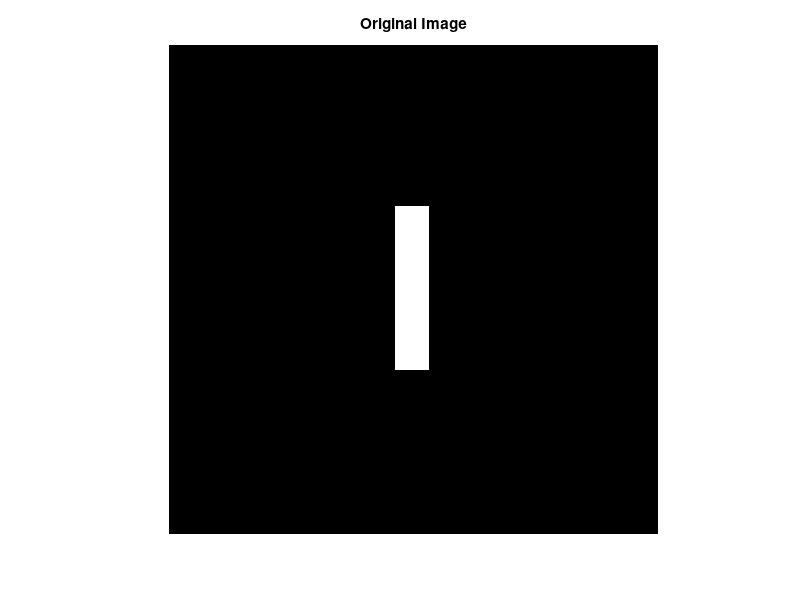
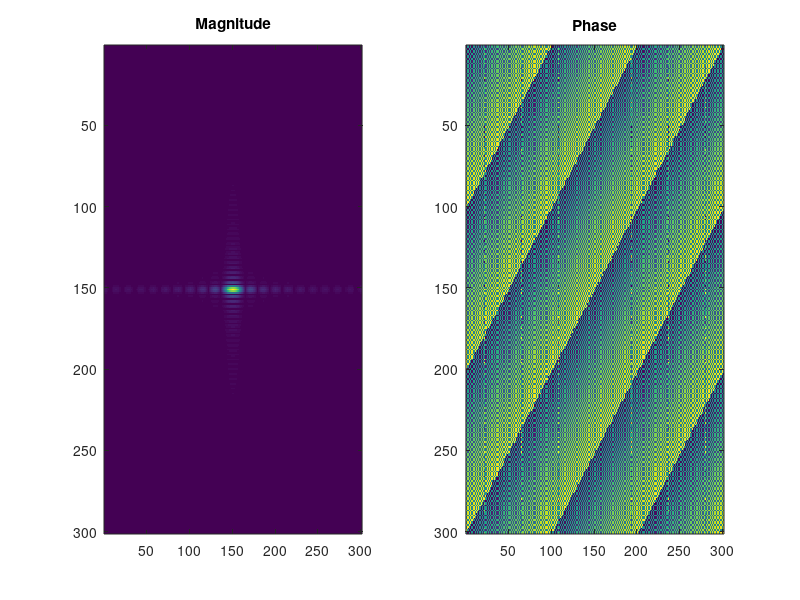
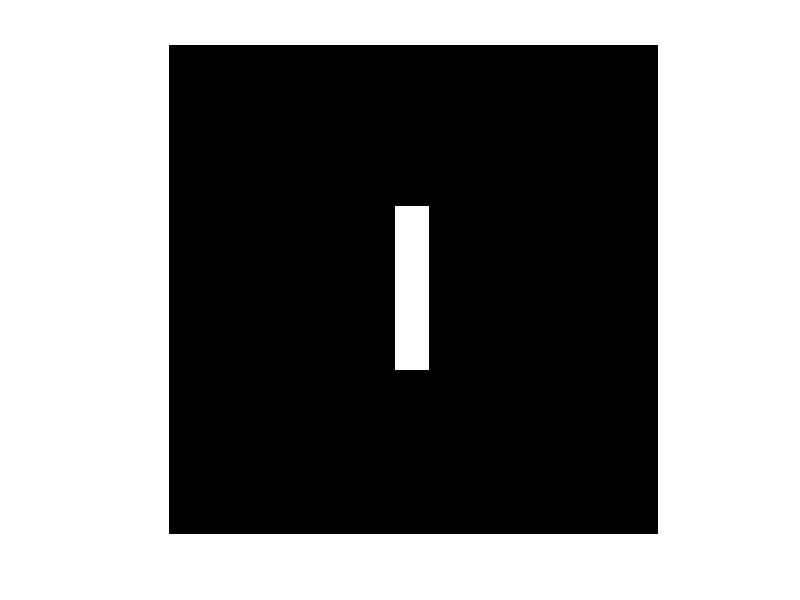
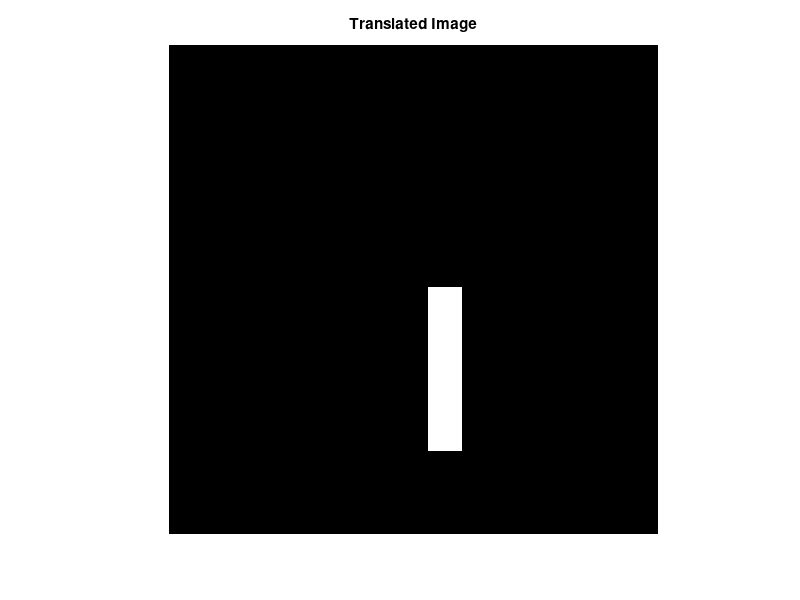

MATLAB code for these plots, in order: (Note: this script raises an error after producing the figures.)
%%Lab 5  - Omair Khalid - VIBOT

%1.1 - Creating a synthetic image

img = zeros(301,301);
img(100:200, 140:160) = 255;
figure;
imshow(img);
title('Original Image')

%1.2 - Computing FFT

imgFreq = fftshift(fft2(img));
figure;

subplot(121); imagesc(abs(imgFreq)); colormap('default'); title('Magnitude')
subplot(122); imagesc(angle(imgFreq)/pi*180); colormap('default'); title('Phase')

%1.3 - Computing FFT after translating and rotating

img = zeros(301,301);
img(100:200, 140:160) = 255;
figure;
imshow(img);

%Translated Image
imgTrans = zeros(301,301);
imgTrans(150:250, 160:180) = 255;
figure;
imshow(imgTrans);
title('Translated Image')


imgFreqT = fftshift(fft2(imgTrans));
figure;
subplot(121); imagesc(abs(imgFreqT)); colormap('default'); title('Magnitude')
subplot(122); imagesc(angle(imgFreqT)/pi*180); colormap('default'); title('Phase')



%Rotated Image
imgRot = imrotate(img, 45)

figure;
imshow(imgRot);
title('Rotated Image')

imgFreqR = fftshift(fft2(imgRot));
figure;
subplot(121); imagesc(abs(imgFreqR)); colormap('default'); title('Magnitude')
subplot(122); imagesc(angle(imgFreqR)/pi*180); colormap('default'); title('Phase')



%Two Vert Rect Image


img2 = zeros(301,301);
img2(20:120, 140:160) = 255;
img2(180:280, 140:160) = 255;

figure;

imshow(img2); 
title('Two Vert Rect Image')
imgFreq2 = fftshift(fft2(img2));
figure; title('Freq Response of Two Vert Rect Image')
subplot(121); imagesc(abs(imgFreq2)); colormap('default'); title('Magnitude')
subplot(122); imagesc(angle(imgFreq2)/pi*180); colormap('default'); title('Phase')

 
% % %Thin Rect Image


img3 = zeros(301,301);
img3(100:200, 145:155) = 255;
figure;
imshow(img3);title('Thin Rect Image')

imgFreqth = fftshift(fft2(img3));
figure; 
subplot(121); imagesc(abs(imgFreqth)); colormap('default'); title('Magnitude')
subplot(122); imagesc(angle(imgFreqth)/pi*180); colormap('default');
title('Phase')
% 

%Comparing Original Image and Translated Image: Translation effects
%Magnitude, not the Phase 

%Comparing Original Image and Rotated Image: Rotation effects
%Magnitude and Phase

%Comparing Original Image and Two Vert Rect Image: As the image contains a
%pattern, we can see that the magnitude becomes more.

%Comparing Original Image and Thin Rect Image: The Mag response of thinner
%but longer iamge spreads across more frequencies but phase response
%remains the same


%1.4 - Another Synthetic Image

Im=0;
N=64;
T=1;
Ts=T/N;
Fs=1/Ts;
df=Fs/N;
Im(N/8:N/4,N/4+1:N/2)=1;
Im(1:N/4,N/2+1:N)=Im;
Im(N/4+1:N/2,:) = Im;
Im(N/2+1:3*N/4,:) = Im(1:N/4,:);
Im(3*N/4+1:N,:) = Im(1:N/4,:);

figure;imshow(Im)

%Frequency Response

imgFreqs = fftshift(fft2(Im));
figure; 
subplot(121); imagesc(abs(imgFreqs)); colormap('default'); title('Magnitude')
subplot(122); imagesc(angle(imgFreqs)/pi*180); colormap('default');
title('Phase')

%Centralized Normal Frequency
I = abs(imgFreqs((N/2)+1,(N/2)+1))/(64*64);



%1.5 - Freq Reponse of the Horiontal and Vertical slices at the centered
%freq

t = linspace(-N/2, N/2-1, 1);
t = -N/2:1:N/2-1;
figure; 
subplot(121); plot(t,abs(imgFreqs(N/2+1,:)));  title('Hor');
subplot(122); plot(t,abs(imgFreqs(:,N/2+1))); title('Vert');

%%%%%%%%%%%%%%%%%%%%%%%%%%%%%%%%%%%%%%%%%%Discuss the observation


%%1.6 Loading Lena

%Reading and showing Lena's Image
I = imread('E:\VIBOT\DSP\DSP LAB 1\DSP-TP-1617\Lab5\images\lena-grey.bmp');
figure;
imshow(I);



imgFreql = fftshift(fft2(I));
figure; 
subplot(121); imagesc(abs(imgFreql)); colormap('default'); title('Magnitude')
subplot(122); imagesc(angle(imgFreql)/pi*180); colormap('default');
title('Phase')

%imglena= ifft2(I);
%figure;imshow(imglena);


imgFreq = (fft2(I));

%Reconstructiong image from the FFT first using magnitude and then phase
mag_I=abs(imgFreq);
phase_I=angle(imgFreq);

ifft_mag=ifftshift(ifft2(mag_I)); %reconstruction with magnitude
ifft_phase=ifft2(exp(1i*phase_I));%reconstruction 
figure();
imshow(ifft_mag, []);
title('Recovered Lena from Magnitude');
figure();
imshow(ifft_phase,[]);
title('Recovered Lena from Phase');
 

%1.7

sobel_filter_matrix=[-1 0 1; -2 0 2; -1 0 1];

%Sizing up lena and the sobel filter matrix
image_size = size(I);
matrix_size = size(sobel_filter_matrix);
%finding the size of the padding required by adding the image size and
%matrix size and substracting 1
padding_size = image_size + matrix_size - 1;


%DFT of the two matrices: filter and the image
dft_lena = fft2(double(I), padding_size(1), padding_size(2));
dft_sobel_matrix = fft2(double(sobel_filter_matrix), padding_size(1), padding_size(2));

%Multiplication in Frequency Domain

multiplied_dft = dft_sobel_matrix.*dft_lena;
inverse_fft = ifft2(multiplied_dft);

%Cropping to Original Size
inverse_fft = inverse_fft(2:size(I,1)+1, 2:size(I,2)+1);

figure;
imshow(inverse_fft,[]);%displaying final output
title('Final Ouput');




